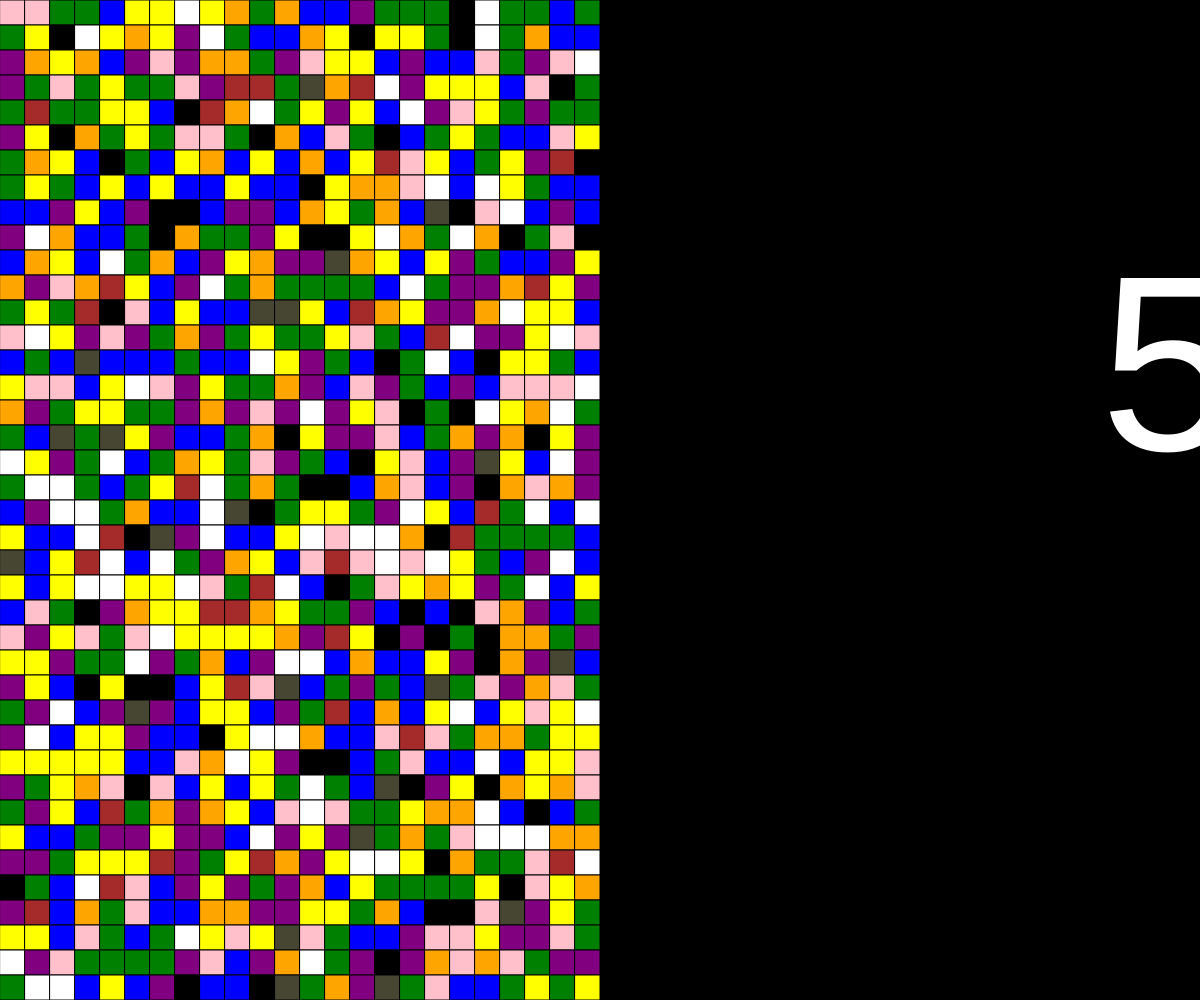
Frame 1 (no input)
Frame 60 (no input): identical to frame 1, image omitted
Frame 120 (the mouse pressed at the canvas centre since frame 60): identical to frame 1, image omitted

The p5.js sketch that drew this single still picture (run headless with seeded random() and noise() and a simulated clock; from frame 60 on, the mouse is pressed at the canvas centre):

// p5.js sketch
// ── sketch.js
// Grid-Based Game
// Syhon Rylott
// Oct 28th, 2024
//
// Extra for Experts:
// - describe what you did to take this project "above and beyond"

const CELL_SIZE = 25;
let grid;
let cols;
let rows;
let timerState = "5";
let lastTimeTimerSwitched = 0;
let lastTimeGridSwitched = 0;
let timerWaitTime = 1000;
let gameWaitTime = 5000;
let timerNumbers = [];


function setup() {
  createCanvas(windowWidth, windowHeight);
  cols = Math.floor(width/2/CELL_SIZE);
  rows = Math.floor(height/CELL_SIZE);
  grid = generateRandomGrid(cols, rows);
  for (let i = 0; i < 6; i++) {
    drawTimerNumber();
  }
}


function draw() {
  background(0);
  timerChanges();
  displayGrid();
  displayTextTest();
}


//
function displayTextTest() {
  textSize(windowHeight/4);
  fill("white");
  text("5", 1100, 450);
}


function drawTimerNumber() {
  let number = {
    x: 1100,
    y: 450,
  };
  timerNumbers.push(number);
}


//
function timerChanges() {
  if (millis() > lastTimeGridSwitched + gameWaitTime) {
    grid = generateRandomGrid(cols, rows);
    lastTimeGridSwitched = millis();
  }
  if (millis() > lastTimeTimerSwitched + gameWaitTime) {
    textSize(windowWidth/4);
    fill("white");
    text(timerStateCheck(), 1100, 450);
    lastTimeTimerSwitched = millis();
  }
  //lastTimeTimerSwitched = millis();

  // if (millis() > lastTimeTimerSwitched + gameWaitTime/5) { //timerWaitTime
  //   // textSize(windowWidth/4);
  //   // fill("white");
  //   // text(timerStateCheck(), 1100, 450);

  //   // for (let number of timerNumbers) {
  //   //   if (timerState === "five") {
  //   //     text("4", number.x, number.y); //use number y and x, maybe look at how it is done in the array-object project
  //   //     timerState = "four";
  //   //   }
  
  //   //   else if (timerState === "four") {
  //   //     text("3", number.x, number.y);
  //   //     timerState = "three";
  //   //   }
  
  //   //   else if (timerState === "three") {
  //   //     text("2", number.x, number.y);
  //   //     timerState = "two";
  //   //   }
  
  //   //   else if (timerState === "two") {
  //   //     text("1", number.x, number.y);
  //   //     timerState = "one";
  //   //   }
  
  //   //   else if (timerState === "one") {
  //   //     text("0", number.x, number.y);
  //   //     timerState = "zero";
  //   //   }
  
  //   //   else if (timerState === "zero") {
  //   //     text("5", number.x, number.y);
  //   //     timerState = "five";
  //   //   }
  //   // }

  //   lastTimeTimerSwitched = millis();
  // }
}


//
function timerStateCheck() {
  //let timerTextDisplay;
  if (lastTimeTimerSwitched < 1000) {
    //text("4", number.x, number.y);
    timerState = "4";
    console.log(timerState);
    return timerState;
    //timerTextDisplay = ["4", 1100, 450];
    //return ["4", 1100, 450]; //timerTextDisplay;
  }
  
  else if (lastTimeTimerSwitched < 2000) {
    //text("3", number.x, number.y);
    timerState = "3";
    console.log(timerState);
    return timerState;
    //timerTextDisplay = ["3", 1100, 450];
    //return timerTextDisplay;
  }

  else if (lastTimeTimerSwitched < 3000) {
    //text("2", number.x, number.y);
    timerState = "2";
    console.log(timerState);
    return timerState;
    //timerTextDisplay = ["2", 1100, 450];
    //return timerTextDisplay;
  }

  else if (lastTimeTimerSwitched < 4000) {
    //text("1", number.x, number.y);
    timerState = "1";
    console.log(timerState);
    return timerState;
    //timerTextDisplay = ["1", 1100, 450];
    //return timerTextDisplay;
  }

  else if (lastTimeTimerSwitched < 5000) {
    //text("0", number.x, number.y);
    timerState = "0";
    console.log(timerState);
    return timerState;
    //timerTextDisplay = ["0", 1100, 450];
    //return timerTextDisplay;
  }

  else if (lastTimeTimerSwitched < 6000) {
    //text("5", number.x, number.y);
    timerState = "5";
    console.log(timerState);
    return timerState;
    //timerTextDisplay = ["5", 1100, 450];
    //return timerTextDisplay;
  }

  else if (lastTimeTimerSwitched === 6000) {
    //change the timer to make it that the display stays for the full second, instead of a millisecond (I think)
  }
  //return timerTextDisplay;
}


//
function displayGrid() {
  for (let y = 0; y < rows; y++) {
    for (let x = 0; x < cols; x++) {
      if (grid[y][x] === 1) {
        fill("orange");
      }

      else if (grid[y][x] === 2) {
        fill("yellow");
      }

      else if (grid[y][x] === 3) {
        fill("green");
      }

      else if (grid[y][x] === 4) {
        fill("blue");
      }

      else if (grid[y][x] === 5) {
        fill("purple");
      }

      else if (grid[y][x] === 6) {
        fill("white");
      }

      else if (grid[y][x] === 7) {
        fill("black");
      }

      else if (grid[y][x] === 8) {
        fill("brown");
      }

      else if (grid[y][x] === 9) {
        fill(70, 70, 50);
      }

      else {
        fill("pink");
      }

      square(x * CELL_SIZE, y * CELL_SIZE, CELL_SIZE);
    }
  }
}


//
function generateRandomGrid(cols, rows) {
  let newGrid = [];
  for (y = 0; y < rows; y++) {
    newGrid.push([]);
    for (x = 0; x < cols; x++) {
      // toss in a 0 or 1 randomly
      if (random(100) <= 10) {
        newGrid[y].push(1);
      }

      else if (random(100) > 10 && random(100) <= 20) {
        newGrid[y].push(2);
      }

      else if (random(100) > 20 && random(100) <= 30) {
        newGrid[y].push(3);
      }

      else if (random(100) > 30 && random(100) <= 40) {
        newGrid[y].push(4);
      }

      else if (random(100) > 40 && random(100) <= 50) {
        newGrid[y].push(5);
      }

      else if (random(100) > 50 && random(100) <= 60) {
        newGrid[y].push(6);
      }

      else if (random(100) > 60 && random(100) <= 70) {
        newGrid[y].push(7);
      }

      else if (random(100) > 70 && random(100) <= 80) {
        newGrid[y].push(8);
      }

      else if (random(100) > 80 && random(100) <= 90) {
        newGrid[y].push(9);
      }

      else {
        newGrid[y].push(10);
      }
    }
  }
  return newGrid;
}


// Want to now display the timer numbers, maybe similar as an array from the array-object project.
// Want to also fix how the display size and other details of the number texts are displayed, for now using a text test function to display a still number.
